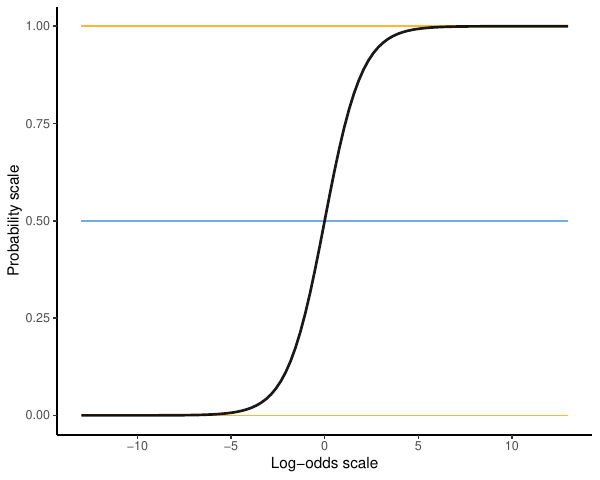

This chart was generated by the following R code:
library(ggplot2)

r <- 13
ggplot() + 
  ylim(c(0,1)) + xlim(c(-r,r)) + theme_classic() + xlab('Log-odds scale') + 
  ylab('Probability scale') + 
  annotate('segment', x = -r, xend = r, y = .5, yend = .5, color = 'dodgerblue3', alpha = .6) + 
  annotate('segment', x = -r, xend = r, y = 0, yend = 0, color = 'orange', alpha = .8) + 
  annotate('segment', x = -r, xend = r, y = 1, yend = 1, color = 'orange', alpha = .8) +
  geom_function(fun = function(x) exp(x)/(1+exp(x)), size = .9, alpha = .9) 
ggsave('logit_plot.pdf', height = 4.8, width = 6)

ggplot() + geom_function(fun = function(x) log(x/(1-x)), alpha = .9) + 
  xlim(c(0,1)) + theme_classic() +ylim(c(-10,10)) + 
  annotate('segment', x = 0, xend = 0, y = -10, yend = 10, color = 'orange', alpha = .4) +
  annotate('segment', x = 1, xend = 1, y = -10, yend = 10, color = 'orange', alpha = .4) 
